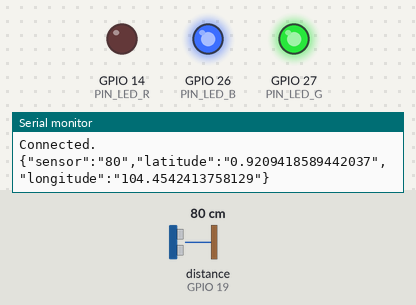
Recording of a sketch running on a simulated ESP32. On the bench: output pins drawn as LEDs (lit = HIGH), the last lines printed to the serial monitor. Wiring (from diagram.json): ultrasonic range finder: trigger GPIO 21; echo GPIO 19. Inputs (shaded band) come from the test bench; at power-on: distance to the obstacle (sensor on GPIO 19) 80 cm. The echo pulse lasts 58.3 µs per cm; WiFi joins after 1.5 s; servers stay silent unless stated; random numbers use the default seed unless the sketch sets one; no MQTT or app messages arrive unless stated; pins used as bus, display or sensor lines are not drawn.

Above: at 2.7 s.
2.8 s: distance to the obstacle (sensor on GPIO 19) set to 97 cm
4.7 s: distance to the obstacle (sensor on GPIO 19) set to 105 cm
At 5.9 s:
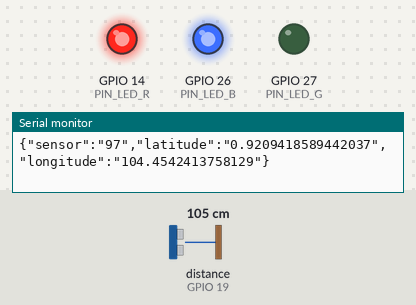
7.0 s: distance to the obstacle (sensor on GPIO 19) set to 246 cm
8.8 s: distance to the obstacle (sensor on GPIO 19) set to 253 cm
At 10.0 s:
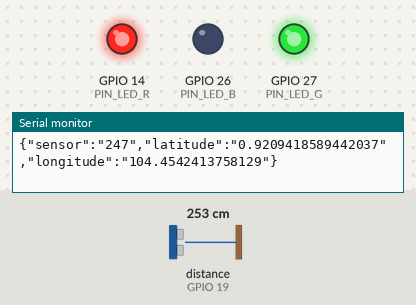
11.1 s: distance to the obstacle (sensor on GPIO 19) set to 2 cm
At 12.3 s:
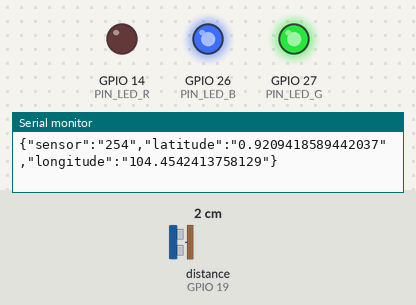
13.1 s: distance to the obstacle (sensor on GPIO 19) set to 120 cm
At 14.2 s:
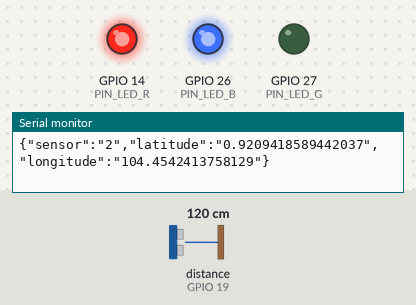
Timing chart, 0 to 16.1 s (numbered marks = the images above; inputs shaded):
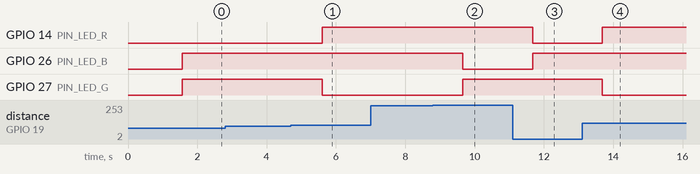

Measured:
- the behaviour switches between 100 and 101 cm on distance to the obstacle (sensor on GPIO 19) (found by bisection; images 0 and 1)
- the behaviour switches between 249 and 250 cm on distance to the obstacle (sensor on GPIO 19) (found by bisection; images 1 and 2)
- after the input at 4.7 s, GPIO 14 (PIN_LED_R): LOW → HIGH after 0.90 s; GPIO 27 (PIN_LED_G): HIGH → LOW after 0.90 s
- after the input at 8.8 s, GPIO 26 (PIN_LED_B): HIGH → LOW after 0.86 s; GPIO 27 (PIN_LED_G): LOW → HIGH after 0.86 s
- after the input at 11.1 s, GPIO 14 (PIN_LED_R): HIGH → LOW after 0.58 s; GPIO 26 (PIN_LED_B): LOW → HIGH after 0.58 s
- after the input at 13.1 s, GPIO 14 (PIN_LED_R): LOW → HIGH after 0.59 s; GPIO 27 (PIN_LED_G): HIGH → LOW after 0.59 s

The sketch:

sketch.ino
```cpp
#include "WiFi.h"
#include <PubSubClient.h>
#include <ArduinoJson.h>

#define PIN_TRIG 21
#define PIN_ECHO 19
#define PIN_LED_R 14
#define PIN_LED_G 27
#define PIN_LED_B 26
#define WIFI_SSID "Wokwi-GUEST"
#define WIFI_PASSWORD ""

WiFiClient wifiClient;
PubSubClient mqttClient(wifiClient);
char *mqttServer = "broker.hivemq.com";
int mqttPort = 1883;

int valSensor = 0;
StaticJsonDocument<256> jsonDoc;

void coonectWifi(){
  WiFi.mode(WIFI_STA);
  WiFi.begin(WIFI_SSID, WIFI_PASSWORD);
  while (WiFi.status() != WL_CONNECTED) {
    Serial.print(".");
    delay(100);
  }
  Serial.print("Connection Status: ");
  Serial.println(WiFi.status());
  Serial.println("ESP32 is connected to internet");
  Serial.print("IP address: ");
  Serial.println(WiFi.localIP());
}

void callback(char* topic, byte* message, unsigned int length) {
  Serial.print("Callback - ");
  Serial.print("Message:");
  for (int i = 0; i < length; i++) {
    Serial.print((char)message[i]);
  }
}

void connectToBrokerMqtt() {
  Serial.println("Connecting to MQTT Broker...");
  while (!mqttClient.connected()) {
    Serial.println("Reconnecting to MQTT Broker..");
    String clientId = "ESP32Client-";
    clientId += String(random(0xffff), HEX);

    if (mqttClient.connect(clientId.c_str())) {
      Serial.println("Connected.");
    }
  }
}

void setLedIndicator(int mode){
  if(mode == 1){ //RED
    digitalWrite(PIN_LED_R, 0);
    digitalWrite(PIN_LED_G, 1);
    digitalWrite(PIN_LED_B, 1);
  }
  if(mode == 2){ //GREEN
    digitalWrite(PIN_LED_R, 1);
    digitalWrite(PIN_LED_G, 0);
    digitalWrite(PIN_LED_B, 1);
  }
  if(mode == 3){ //BLUE
    digitalWrite(PIN_LED_R, 1);
    digitalWrite(PIN_LED_G, 1);
    digitalWrite(PIN_LED_B, 0);
  }
  delay(1000);
}

int readSensorUltrasonik(){
  // Start a new measurement:
  digitalWrite(PIN_TRIG, HIGH);
  delayMicroseconds(10);
  digitalWrite(PIN_TRIG, LOW);

  // Read the result:
  int duration = pulseIn(PIN_ECHO, HIGH);

  return (duration / 58);
}

void setup() {
  Serial.begin(115200);
  pinMode(PIN_LED_R, OUTPUT);
  pinMode(PIN_LED_G, OUTPUT);
  pinMode(PIN_LED_B, OUTPUT);
  pinMode(PIN_TRIG, OUTPUT);
  pinMode(PIN_ECHO, INPUT);
  coonectWifi();
  mqttClient.setServer(mqttServer, mqttPort);
  mqttClient.setCallback(callback);
  connectToBrokerMqtt();
}

void loop() {
  valSensor = readSensorUltrasonik();
  if(valSensor > 250){
    setLedIndicator(3);
  }else if(valSensor > 100){
    setLedIndicator(2);
  }else{
    setLedIndicator(1);
  }
  jsonDoc["sensor"] = String(valSensor);
  jsonDoc["latitude"] = "0.9209418589442037";
  jsonDoc["longitude"] = "104.4542413758129";
  char messageSender[128];
  serializeJson(jsonDoc, messageSender);
  mqttClient.publish("danandjaya/smarttrashbin", messageSender);
  Serial.println(messageSender);
}
```
